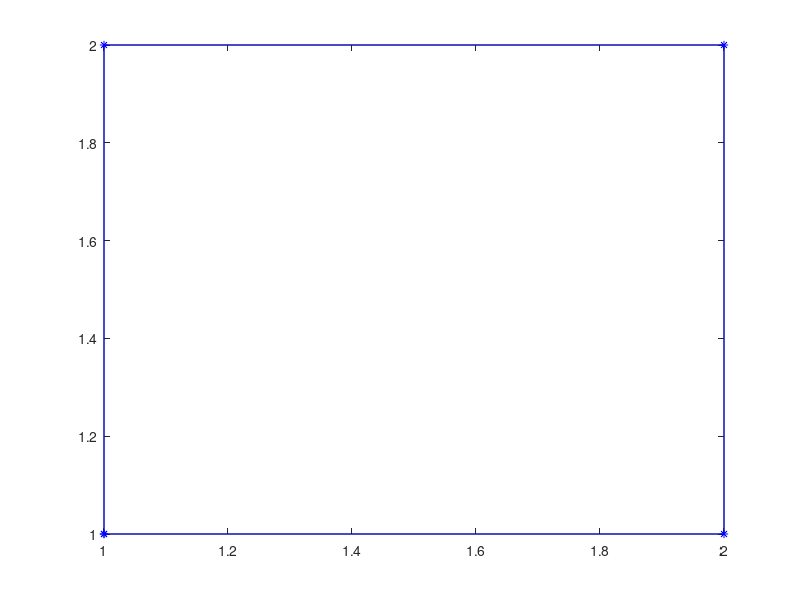

Write the MATLAB code that produced this figure. (Note: this script raises an error after producing the figure.)
d_x = 1; % howmuchever you want to translate in horizontal direction
d_y = 3; % howmuchever you want to translate in vertical direction
% create the original box
% first row has horizontal coordinates, second row has vertical coordinates
my_points = [1 1 2 2 1;1 2 2 1 1];
% Plot the original box
figure(1)
plot(my_points(1,1:end),my_points(2,1:end),'b*-');
% write code to create your Homogeneous 2D Translation matrix my_trans using d_x and d_y
my_trans = [];
% Next, we perform the translation
% write code to convert my_points to the homogeneous system and store the result in 
hom_my_points = [];
% write code to perform translation in the homogeneous system using my_trans and 
% hom_my_points and store the result in trans_my_points
trans_my_points = [];
% Plot the Translated box (output) which has to be done in Cartesian, so...
% cut out the X, Y points and ignore the 3rd dimension
hold on
plot(trans_my_points(1,1:end),trans_my_points(2,1:end),'r*-');
axis([0.5 3.5 0.5 5.5]); % just to make the plot nicely visible